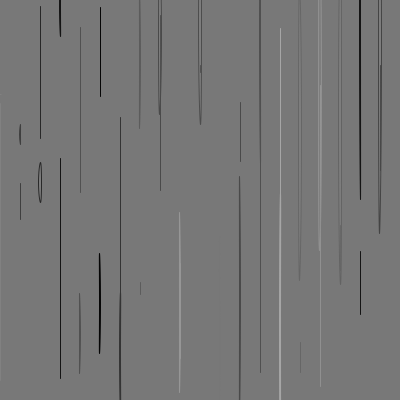
Frame 1 (no input)
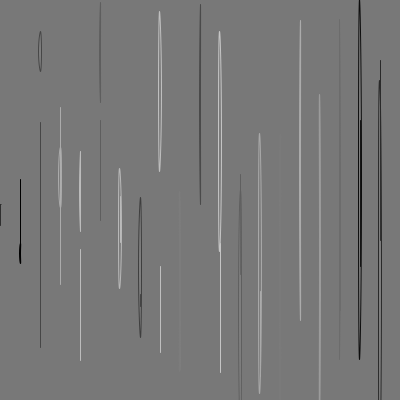
Frame 60 (the mouse pressed at the canvas centre just before this capture)
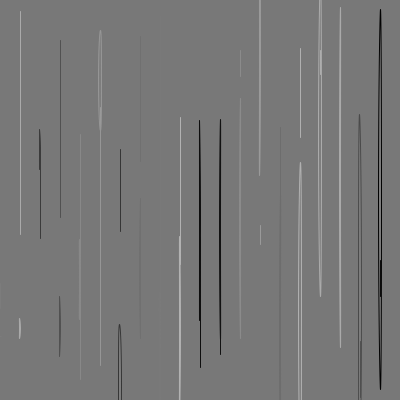
Frame 120 (the mouse held since frame 60 and released just before this capture)

The Processing sketch that drew these frames (run headless with seeded random() and noise(); from frame 60 on, the mouse is pressed at the canvas centre):

// Processing sketch: processing_45310
// ── processing_45310.pde

void setup (){
size (400,400);
smooth();
}
void draw(){
  background(120);
  frameRate(20);
  for (int i=0; i<width; i+=20) {
    stroke(random(200));
    line(i, random(0,400), i, random(0,400));
    fill(255,10);
    ellipse(i, random(0,400),random(4), i);

  }
}
